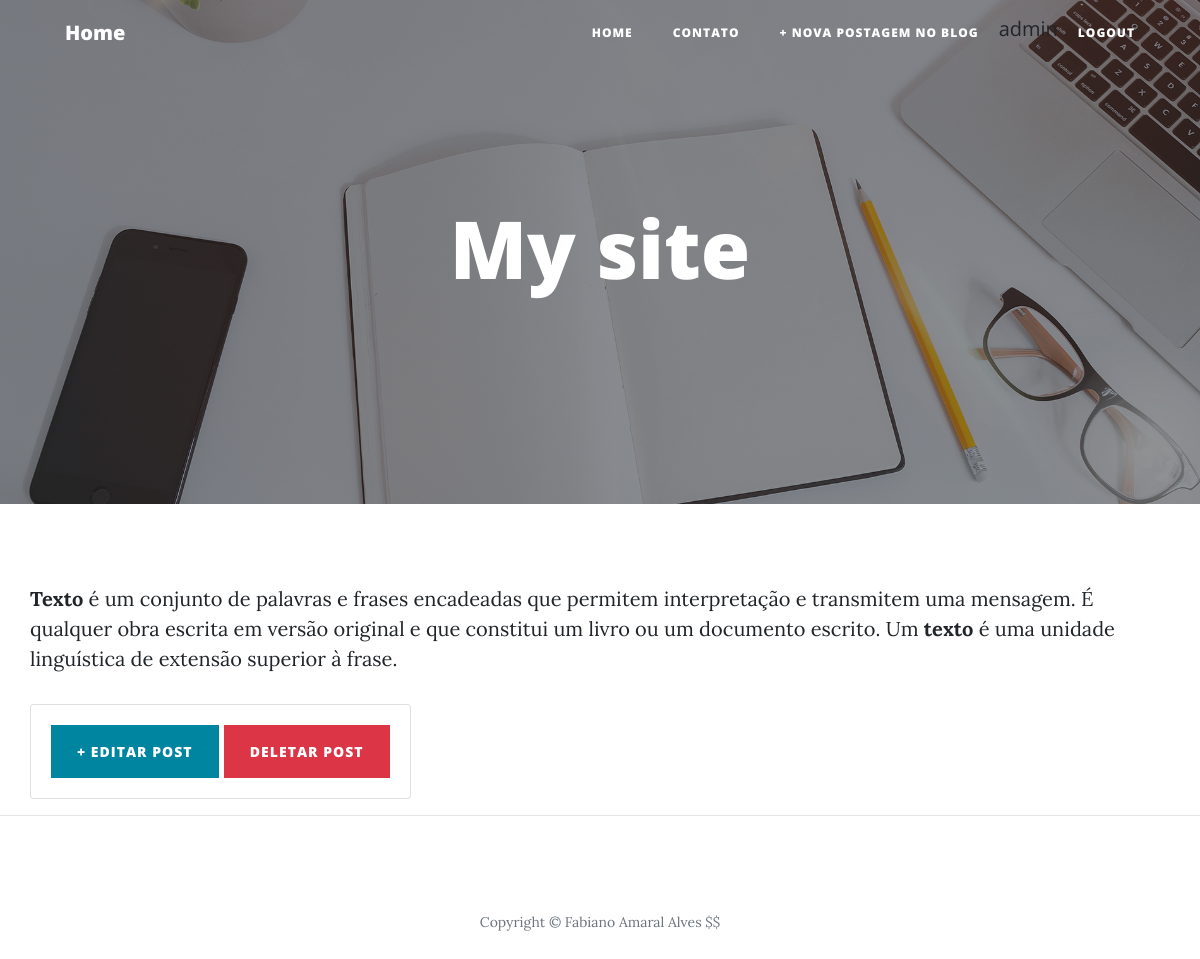
/post/my-site/ (signed in), run on the app's committed database.
### blog/models.py (models this page shows, shortened)
class Post(models.Model):
    STATUS = (
        ('draft', 'Draft'),
        ('published', 'Published'),
    )
    title = models.CharField(verbose_name="Titulo", max_length=250)
    slug = models.SlugField(max_length=250)
    author = models.ForeignKey(User, on_delete=models.CASCADE)
    category = models.ManyToManyField(Category, related_name="get_posts")
    image = models.ImageField(upload_to="blog", blank=True, null=True)
    content = RichTextField(verbose_name="Conteudo")
    published = models.DateTimeField(default=timezone.now)
    created = models.DateTimeField(auto_now_add=True)
    changed = models.DateTimeField(auto_now=True)
    status = models.CharField(max_length=10, choices=STATUS, default='draft')
    objects = models.Manager()
    published1 = PublishedManager()
    def get_absolute_url_update(self):
        return reverse('post_edit', args=[self.pk])
    class Meta:
        ordering = ('-published',)

### blog/views.py (the view)
# urls.py: path('post/<slug:slug>/', views.BlogDetailView.as_view(), name='post_detail'),
class BlogDetailView(DetailView):
    model = Post
    template_name = 'blog/post_detail.html'

### social/processors.py (called while the page is built)
def ctx_social(request):
    ctx_dict = {}
    links = Link.objects.all()
    for link in links:
        ctx_dict[link.key_social] = link.url
    return ctx_dict

### blog/templates/blog/post_detail.html (shortened to what this page needs)
{% extends 'base.html' %}
{% load static %}
{% block header %}
{% if object.image %}
<header class="masthead" style="background-image: url({{ object.image.url }})">
{% else %}
<header class="masthead" style="background-image: url({% static 'img/home-bg.jpg' %})">
{% endif %}
    <div class="overlay"></div>
    <div class="container">
      <div class="row">
        <div class="col-lg-8 col-md-10 mx-auto">
          <div class="site-heading">
            <h1>{{ object.title }}</h1>
          </div>
        </div>
      </div>
    </div>
</header>
{% endblock header %}
{% block content %}
        <div class="post-entry">
            <p>{{ object.content|safe }} </p>
        </div>
        {% if request.user.is_authenticated %}
        <div class="card" >
            <div class="card-body">
                <a href="{{ object.get_absolute_url_update }}" class="btn btn-primary">+ Editar Post </a>
                <a href="{% url 'post_delete' object.pk %}" class="btn btn-danger"> Deletar Post </a>
            </div>
        </div>
        {% endif %}
{% endblock content %}

### templates/base.html (shortened to what this page needs)
{% load static %}
<!DOCTYPE html>
<html lang="pt-br">
<head>
    <link href={% static 'vendor/bootstrap/css/bootstrap.min.css' %} rel="stylesheet">
    <link href={% static 'vendor/fontawesome-free/css/all.min.css' %} rel="stylesheet" type="text/css">
    <link href={% static 'css/clean-blog.min.css' %} rel="stylesheet">
</head>
<body>
    <nav class="navbar navbar-expand-lg navbar-light fixed-top" id="mainNav">
        <div class="container">
            <a class="navbar-brand" href="/">Home</a>
            <div class="collapse navbar-collapse" id="navbarResponsive">
                <ul class="navbar-nav ml-auto">
                    <li class="nav-item">
                        <a class="nav-link" href="/">Home</a>
                    </li>
                    <li class="nav-item">
                        <a class="nav-link" href="contact.html">Contato</a>
                    </li>
                    {% if user.is_authenticated %}
                    <li class="nav-item">
                        <a class="nav-link" href="{% url 'post_new' %}">+ Nova Postagem no Blog</a>
                    </li>
                    <li class="nav-item">{{user.username}}</li>
                    <li class="nav-item"><a class="nav-link" href="{% url 'logout' %}">logout</a></li>
                    {% else %}
                    <li class="nav-item"><a class="nav-link" href="{% url 'login' %}">login</a></li>
                    {% endif %}
                </ul>
            </div>
        </div>
    </nav>
    {% block header %} {% endblock header %}
    <div class="container">
        <div class="row">
            {% block content %} {% endblock content %}
        </div>
    </div>
    <hr>
    <footer>
        <div class="container">
            <div class="row">
                <div class="col-lg-8 col-md-10 mx-auto">
                    <p class="copyright text-muted">Copyright &copy; Fabiano Amaral Alves $$</p>
                </div>
            </div>
        </div>
    </footer>
</body>
</html>

### data on the page
Post: title "My site", content "Texto é um conjunto de palavras e frases encadeadas que permitem interpretação e transmitem uma mensagem. É qualquer obra escrita em versão original e que constitui um livro ou um documento escrito. Um texto é uma unidade linguística de extensão superior à frase."

### other printed values
{{ user.username }} "admin"
